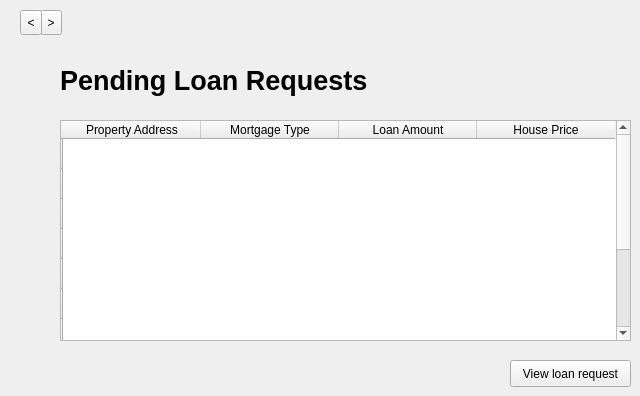
        <widget class="QWidget" name="fiplr1_page">
         <widget class="QToolButton" name="next_2">
          <property name="geometry">
           <rect>
            <x>40</x>
            <y>10</y>
            <width>22</width>
            <height>25</height>
           </rect>
          </property>
          <property name="text">
           <string>&gt;</string>
          </property>
         </widget>
         <widget class="QLabel" name="fiplr1_pending_loan_requests_label">
          <property name="geometry">
           <rect>
            <x>60</x>
            <y>60</y>
            <width>401</width>
            <height>41</height>
           </rect>
          </property>
          <property name="font">
           <font>
            <pointsize>20</pointsize>
            <weight>75</weight>
            <bold>true</bold>
           </font>
          </property>
          <property name="text">
           <string>Pending Loan Requests</string>
          </property>
         </widget>
         <widget class="QTableWidget" name="fiplr1_loan_requests_table">
          <property name="enabled">
           <bool>true</bool>
          </property>
          <property name="geometry">
           <rect>
            <x>60</x>
            <y>120</y>
            <width>571</width>
            <height>221</height>
           </rect>
          </property>
          <property name="maximumSize">
           <size>
            <width>800</width>
            <height>16777215</height>
           </size>
          </property>
          <property name="toolTip">
           <string>&lt;html&gt;&lt;head/&gt;&lt;body&gt;&lt;p&gt;&lt;br/&gt;&lt;/p&gt;&lt;/body&gt;&lt;/html&gt;</string>
          </property>
          <property name="editTriggers">
           <set>QAbstractItemView::NoEditTriggers</set>
          </property>
          <property name="dragEnabled">
           <bool>false</bool>
          </property>
          <property name="selectionMode">
           <enum>QAbstractItemView::SingleSelection</enum>
          </property>
          <property name="selectionBehavior">
           <enum>QAbstractItemView::SelectRows</enum>
          </property>
          <property name="showGrid">
           <bool>false</bool>
          </property>
          <property name="wordWrap">
           <bool>false</bool>
          </property>
          <attribute name="horizontalHeaderDefaultSectionSize">
           <number>138</number>
          </attribute>
          <attribute name="verticalHeaderDefaultSectionSize">
           <number>30</number>
          </attribute>
          <row>
           <property name="text">
            <string/>
           </property>
          </row>
          <row>
           <property name="text">
            <string/>
           </property>
          </row>
          <row>
           <property name="text">
            <string/>
           </property>
          </row>
          <row>
           <property name="text">
            <string/>
           </property>
          </row>
          <row>
           <property name="text">
            <string/>
           </property>
          </row>
          <row>
           <property name="text">
            <string/>
           </property>
          </row>
          <row>
           <property name="text">
            <string/>
           </property>
          </row>
          <row>
           <property name="text">
            <string/>
           </property>
          </row>
          <row>
           <property name="text">
            <string/>
           </property>
          </row>
          <row>
           <property name="text">
            <string/>
           </property>
          </row>
          <column>
           <property name="text">
            <string>Property Address</string>
           </property>
           <property name="font">
            <font>
             <kerning>true</kerning>
            </font>
           </property>
          </column>
          <column>
           <property name="text">
            <string>Mortgage Type</string>
           </property>
          </column>
          <column>
           <property name="text">
            <string>Loan Amount</string>
           </property>
          </column>
          <column>
           <property name="text">
            <string>House Price</string>
           </property>
          </column>
          <item row="0" column="0">
           <property name="text">
            <string/>
           </property>
          </item>
          <item row="0" column="1">
           <property name="text">
            <string/>
           </property>
          </item>
          <item row="0" column="2">
           <property name="text">
            <string/>
           </property>
          </item>
          <item row="0" column="3">
           <property name="text">
            <string/>
           </property>
          </item>
         </widget>
         <widget class="QPushButton" name="fiplr1_view_loan_request_pushbutton">
          <property name="geometry">
           <rect>
            <x>510</x>
            <y>360</y>
            <width>121</width>
            <height>27</height>
           </rect>
          </property>
          <property name="text">
           <string>View loan request</string>
          </property>
         </widget>
         <widget class="QToolButton" name="prev_2">
          <property name="geometry">
           <rect>
            <x>20</x>
            <y>10</y>
            <width>22</width>
            <height>25</height>
           </rect>
          </property>
          <property name="text">
           <string>&lt;</string>
          </property>
         </widget>
        </widget>
